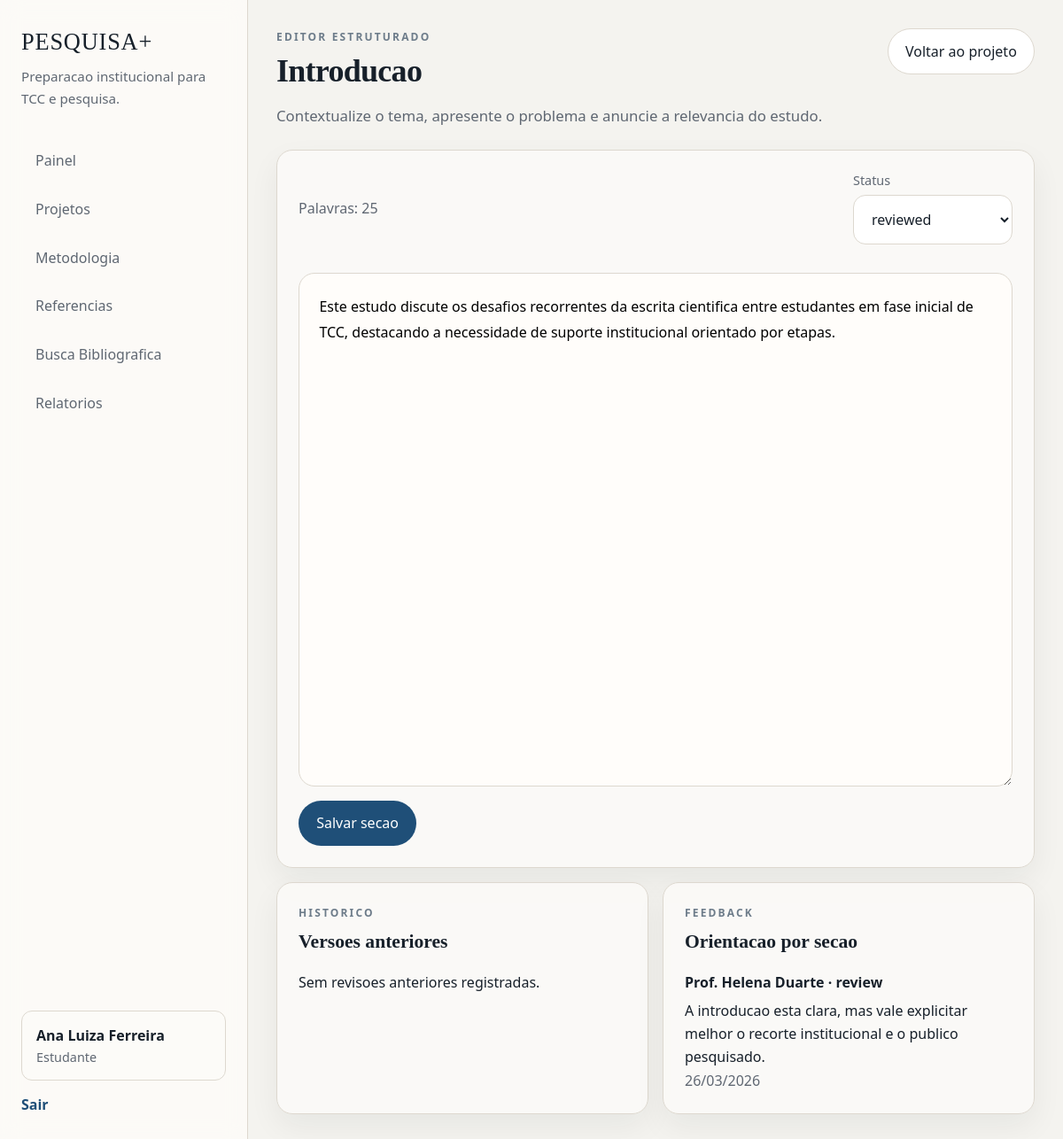
Page /projects/1/sections/introduction (signed in) on the committed database.
### app/models/domain.py (models this page shows, shortened)
class User(UserMixin, db.Model):
    __tablename__ = "users"
    id = db.Column(db.Integer, primary_key=True)
    full_name = db.Column(db.String(120), nullable=False)
    email = db.Column(db.String(120), unique=True, nullable=False, index=True)
    password_hash = db.Column(db.String(255), nullable=False)
    role_id = db.Column(db.Integer, db.ForeignKey("roles.id"), nullable=False)
    course_name = db.Column(db.String(120))
    institution = db.Column(db.String(120))
    created_at = db.Column(db.DateTime, default=utcnow, nullable=False)
    last_login_at = db.Column(db.DateTime)
    is_active_user = db.Column(db.Boolean, default=True, nullable=False)
    role = db.relationship("Role", back_populates="users")
    student_profile = db.relationship("StudentProfile", back_populates="user", uselist=False)
    teacher_profile = db.relationship("TeacherProfile", back_populates="user", uselist=False)
    student_projects = db.relationship(
        "ResearchProject",
        back_populates="student",
        foreign_keys="ResearchProject.student_id",
    )
    advised_projects = db.relationship(
        "ResearchProject",
        back_populates="advisor",
        foreign_keys="ResearchProject.advisor_id",
    )
    audit_logs = db.relationship("AuditLog", back_populates="user")
    report_snapshots = db.relationship("ReportSnapshot", back_populates="generated_by")
    @property
    def role_slug(self):
        return self.role.slug if self.role else None
    @property
    def active_project(self):
        if not self.student_projects:
            return None
        return sorted(self.student_projects, key=lambda item: item.updated_at or item.created_at, reverse=True)[0]
    @property
    def is_active(self):
        return self.is_active_user

class Role(db.Model):
    __tablename__ = "roles"
    id = db.Column(db.Integer, primary_key=True)
    slug = db.Column(db.String(50), unique=True, nullable=False)
    name = db.Column(db.String(80), nullable=False)
    description = db.Column(db.Text)
    users = db.relationship("User", back_populates="role")

class ProjectSection(db.Model):
    __tablename__ = "project_sections"
    id = db.Column(db.Integer, primary_key=True)
    project_id = db.Column(db.Integer, db.ForeignKey("research_projects.id"), nullable=False)
    key = db.Column(db.String(40), nullable=False)
    title = db.Column(db.String(120), nullable=False)
    content = db.Column(db.Text)
    status = db.Column(db.String(30), default="not_started", nullable=False)
    word_count = db.Column(db.Integer, default=0, nullable=False)
    display_order = db.Column(db.Integer, default=0, nullable=False)
    last_submitted_at = db.Column(db.DateTime)
    updated_at = db.Column(db.DateTime, default=utcnow, onupdate=utcnow, nullable=False)
    __table_args__ = (db.UniqueConstraint("project_id", "key", name="uq_project_section_key"),)
    project = db.relationship("ResearchProject", back_populates="sections")
    revisions = db.relationship(
        "SectionRevision",
        back_populates="section",
        cascade="all, delete-orphan",
        order_by="SectionRevision.version_number.desc()",
    )
    feedbacks = db.relationship(
        "SectionFeedback",
        back_populates="section",
        cascade="all, delete-orphan",
        order_by="SectionFeedback.created_at.desc()",
    )
    references = db.relationship("ReferenceItem", secondary=section_references, back_populates="sections")

class SectionFeedback(db.Model):
    __tablename__ = "section_feedbacks"
    id = db.Column(db.Integer, primary_key=True)
    project_id = db.Column(db.Integer, db.ForeignKey("research_projects.id"), nullable=False)
    section_id = db.Column(db.Integer, db.ForeignKey("project_sections.id"), nullable=False)
    advisor_id = db.Column(db.Integer, db.ForeignKey("users.id"), nullable=False)
    message = db.Column(db.Text, nullable=False)
    status_tag = db.Column(db.String(40), default="guidance", nullable=False)
    created_at = db.Column(db.DateTime, default=utcnow, nullable=False)
    project = db.relationship("ResearchProject", back_populates="section_feedbacks")
    section = db.relationship("ProjectSection", back_populates="feedbacks")
    advisor = db.relationship("User")

### app/projects/routes.py (the view, shortened to what this page needs)
@projects_bp.route("/<int:project_id>/sections/<string:section_key>", methods=["GET", "POST"])
@login_required
def section_editor(project_id, section_key):
    project = get_project_or_404(project_id)
    section = ProjectSection.query.filter_by(project_id=project.id, key=section_key).first_or_404()
    can_edit = current_user.role_slug == "admin" or (current_user.role_slug == "student" and project.student_id == current_user.id)
    return render_template(
        "projects/section_editor.html",
        project=project,
        section=section,
        can_edit=can_edit,
        guidance=section_guidance(section.key),
        abstract_analysis=analyze_abstract(section.content) if section.key == "abstract" else None,
    )

### app/__init__.py (called while the page is built)
def create_app(config_class=DevelopmentConfig):
    load_dotenv()
    app = Flask(__name__)
    app.config.from_object(config_class)
    db.init_app(app)
    login_manager.init_app(app)
    from .models import domain  # noqa: F401
    from .models import load_user  # noqa: F401
    app.register_blueprint(main_bp)
    app.register_blueprint(auth_bp)
    app.register_blueprint(projects_bp)
    app.register_blueprint(methodology_bp)
    app.register_blueprint(references_bp)
    app.register_blueprint(bibliographic_search_bp)
    app.register_blueprint(advisor_bp)
    app.register_blueprint(admin_bp)
    app.register_blueprint(reports_bp)
    register_commands(app)
    @app.context_processor
    def inject_shell():
        return {
            "app_name": app.config["APP_NAME"],
            "institution_name": app.config["INSTITUTION_NAME"],
        }
    return app

### app/models/__init__.py (called while the page is built)
@login_manager.user_loader
def load_user(user_id):
    return db.session.get(User, int(user_id))

### app/projects/routes.py (called while the page is built)
def get_project_or_404(project_id):
    project = db.session.get(ResearchProject, project_id)
    if project is None:
        abort(404)
    if not user_can_access_project(current_user, project):
        abort(403)
    return project

### app/templates/projects/section_editor.html (shortened to what this page needs)
{% extends 'base.html' %}
{% block content %}
<section class="page-shell">
    <div class="page-header row-header">
        <div>
            <p class="eyebrow">Editor estruturado</p>
            <h1 class="page-title">{{ section.title }}</h1>
            <p class="page-subtitle">{{ guidance }}</p>
        </div>
        <a href="{{ url_for('projects.detail', project_id=project.id) }}" class="button button-secondary">Voltar ao projeto</a>
    </div>
    <div class="content-grid">
        <section class="panel panel-full">
            <form method="post" class="form-stack">
                <div class="editor-toolbar">
                    <span class="muted">Palavras: {{ section.word_count }}</span>
                    {% if can_edit %}
                        <label class="field compact-field">
                            <span>Status</span>
                            <select name="status">
                                {% for status in ['draft', 'submitted', 'reviewed', 'approved'] %}
                                    <option value="{{ status }}" {% if section.status == status %}selected{% endif %}>{{ status }}</option>
                                {% endfor %}
                            </select>
                        </label>
                    {% else %}
                        <span class="badge badge-neutral">{{ section.status }}</span>
                    {% endif %}
                </div>
                <textarea name="content" rows="18" class="editor-area" {% if not can_edit %}readonly{% endif %}>{{ section.content }}</textarea>
                {% if can_edit %}
                    <div class="form-actions">
                        <button type="submit" class="button button-primary">Salvar secao</button>
                    </div>
                {% endif %}
            </form>
        </section>
        <section class="panel">
            <div class="panel-heading"><div><p class="panel-label">Historico</p><h2 class="panel-title">Versoes anteriores</h2></div></div>
            <ul class="clean-list">
                {% for revision in section.revisions %}
                    <li class="list-row"><strong>Versao {{ revision.version_number }}</strong><span class="muted">{{ revision.created_at.strftime('%d/%m/%Y %H:%M') }}</span></li>
                {% else %}
                    <li class="list-block">Sem revisoes anteriores registradas.</li>
                {% endfor %}
            </ul>
        </section>
        <section class="panel">
            <div class="panel-heading"><div><p class="panel-label">Feedback</p><h2 class="panel-title">Orientacao por secao</h2></div></div>
            <ul class="clean-list">
                {% for feedback in section.feedbacks %}
                    <li class="list-block">
                        <strong>{{ feedback.advisor.full_name }} · {{ feedback.status_tag }}</strong>
                        <p>{{ feedback.message }}</p>
                        <span class="muted">{{ feedback.created_at.strftime('%d/%m/%Y') }}</span>
                    </li>
                {% else %}
                    <li class="list-block">Nenhum feedback registrado ainda.</li>
                {% endfor %}
            </ul>
        </section>
    </div>
</section>
{% endblock %}

### app/templates/base.html (shortened to what this page needs)
<!doctype html>
<html lang="pt-BR">
<head>
    <link rel="stylesheet" href="{{ url_for('static', filename='css/app.css') }}">
</head>
<body class="{% if current_user.is_authenticated %}app-body{% else %}public-body{% endif %}">
    {% if current_user.is_authenticated %}<div class="app-shell">
        <aside class="sidebar">
            <div class="brand-block">
                <a href="{{ url_for('main.dashboard') }}" class="brand-link">{{ app_name }}</a>
                <p class="brand-meta">Preparacao institucional para TCC e pesquisa.</p>
            </div>
            <nav class="nav-block">
                <a href="{{ url_for('main.dashboard') }}" class="nav-link">Painel</a>
                <a href="{{ url_for('projects.index') }}" class="nav-link">Projetos</a>
                <a href="{{ url_for('methodology.index') }}" class="nav-link">Metodologia</a>
                {% if current_user.role_slug == 'student' and current_user.active_project %}
                    <a href="{{ url_for('references.project_references', project_id=current_user.active_project.id) }}" class="nav-link">Referencias</a>
                    <a href="{{ url_for('bibliographic_search.index', project_id=current_user.active_project.id) }}" class="nav-link">Busca Bibliografica</a>
                {% endif %}
                <a href="{{ url_for('reports.index') }}" class="nav-link">Relatorios</a>
            </nav>
            <div class="sidebar-footer">
                <div class="user-chip">
                    <strong>{{ current_user.full_name }}</strong>
                    <span>{{ current_user.role.name }}</span>
                </div>
                <a href="{{ url_for('auth.logout') }}" class="text-link">Sair</a>
            </div>
        </aside>
        <main class="main-panel">
    {% else %}
        {% include 'partials/_flash.html' %}
    {% endif %}
    {% block content %}{% endblock %}
    {% if current_user.is_authenticated %}
        </main>
    </div>
    {% endif %}
</body>
</html>

### rows in the picture
User: full_name "Ana Luiza Ferreira"
Role: role.name "Estudante"
ProjectSection: title "Introducao", word_count "25", status "reviewed", content "Este estudo discute os desafios recorrentes da escrita cientifica entre estudantes em fase inicial de TCC, destacando a necessidade de suporte institucional orientado por etapas."
SectionFeedback: advisor.full_name "Prof. Helena Duarte", status_tag "review", message "A introducao esta clara, mas vale explicitar melhor o recorte institucional e o publico pesquisado.", created_at "26/03/2026"

### other values in the picture
{{ app_name }} "PESQUISA+"
{{ guidance }} "Contextualize o tema, apresente o problema e anuncie a relevancia do estudo."
